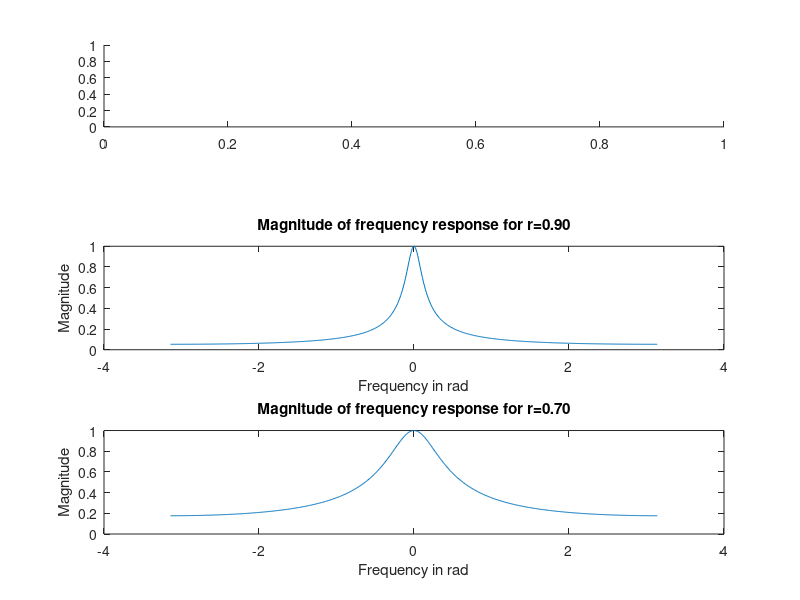

Write the MATLAB code that produced this figure. (Note: this script raises an error after producing the figure.)
%Transfer function Hi=(1-r)/(1-2rcos(theta)*(1/z)+r^2*(1/z^2))
%Hf(z) = Y(z)/X(z)
%Difference Equation: (1*y[n]-2*r*cos(theta)*y[n-1]+(r^2)*y[n-2]) = (1-r)*x[n]
%a1=2*r*cos(theta) a2= -r^2 b0 = 1; b1 = -r; N_x = 2; N_y=2

%To find impulse response find H(w) and use inverse of DTFT use partial
%fraction expansion for transfer function

N=2;
w=-pi:0.01:pi;
j=sqrt(-1);

coefficients_x_99=[1 -2*0.99*cos(pi/3) 0.99^2];
%coefficients_y_99=[2*0.99*cos(pi/3) -0.99^2];

coefficients_x_90=[1 -2*0.9*cos(pi/3) 0.9^2];
%coefficients_y_90=[2*0.9*cos(pi/3) -0.9^2];

coefficients_x_70=[1 -2*0.7*cos(pi/3) 0.7^2];
%coefficients_y_70=[2*0.7*cos(pi/3) -0.7^2];

Hf1x=zeros;
%Hf1y=zeros;
Hf2x=zeros;
%Hf2y=zeros;
Hf3x=zeros;
%Hf3y=zeros;

for i=1:N
    Hf1x=Hf1x+coefficients_x_99(i)*exp(-j*w*(i-1));
    %Hf1y=Hf1y+coefficients_y_99(i)*exp(-j*w*(i));
    
    Hf2x=Hf2x+coefficients_x_90(i)*exp(-j*w*(i-1));
    %Hf2y=Hf2y+coefficients_y_90(i)*exp(-j*w*(i));
    
    Hf3x=Hf3x+coefficients_x_70(i)*exp(-j*w*(i-1));
    %Hf3y=Hf3y+coefficients_y_70(i)*exp(-j*w*(i));  
end

Hf1=(1-0.99)./Hf1x;
subplot(3,1,1)
plot(w,abs(Hf1))
title('Magnitude of frequency response for r=0.99')
xlabel('Frequency in rad')
ylabel('Magnitude')

Hf2=(1-0.9)./Hf2x;
subplot(3,1,2)
plot(w,abs(Hf2))
title('Magnitude of frequency response for r=0.90')
xlabel('Frequency in rad')
ylabel('Magnitude')

Hf3=(1-0.7)./Hf3x;
subplot(3,1,3)
plot(w,abs(Hf3))
title('Magnitude of frequency response for r=0.70')
xlabel('Frequency in rad')
ylabel('Magnitude')


%Part 2
%sound(pcm)
subplot(4,1,1)
plot(100:200,pcm(100:200))
xlabel('Time Index')
ylabel('Unfiltered speech signal')
title('Plot of unfiltered speech signal')

[X,w]=DTFT(pcm(100:1100),0);
subplot(4,1,2)
plot(w,abs(X))
xlabel('Frequency')
ylabel('Magnitude')
title('Plot of DTFT of unfiltered speech signal')

[IIRoutput]=IIRfilter(pcm);
subplot(4,1,3)
sound(IIRoutput)
plot(100:200,IIRoutput(100:200))
xlabel('Time Index')
ylabel('Filtered speech signal')
title('Plot of Filtered speech signal')

[X,w]=DTFT(IIRoutput(100:1100),0);
subplot(4,1,4)
plot(w,abs(X))
xlabel('Frequency')
ylabel('Magnitude')
title('Plot of DTFT of filtered speech signal')
